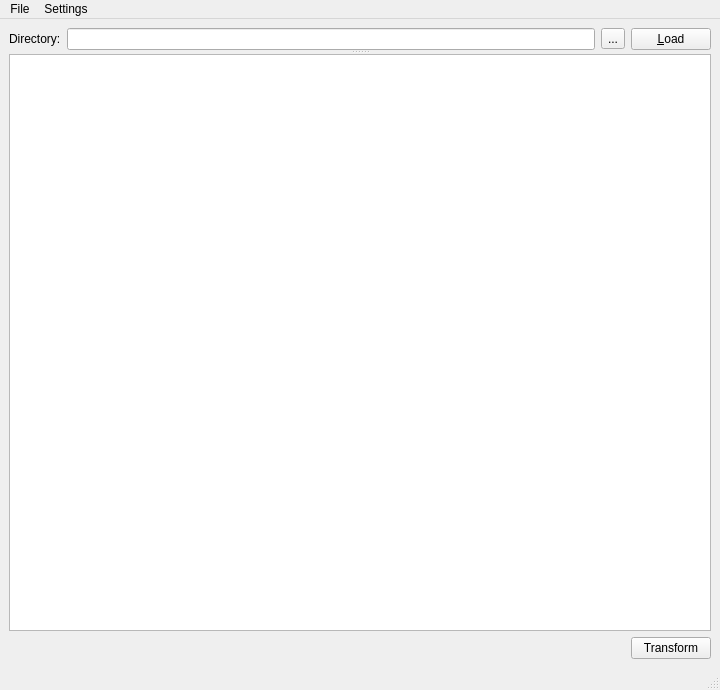
<?xml version="1.0" encoding="UTF-8"?>
<ui version="4.0">
 <class>CMainWindow</class>
 <widget class="QMainWindow" name="CMainWindow">
  <property name="geometry">
   <rect>
    <x>0</x>
    <y>0</y>
    <width>720</width>
    <height>690</height>
   </rect>
  </property>
  <property name="windowTitle">
   <string>Automatic File Renamer</string>
  </property>
  <property name="windowIcon">
   <iconset resource="application.qrc">
    <normaloff>:/resources/rename.png</normaloff>:/resources/rename.png</iconset>
  </property>
  <widget class="QWidget" name="centralwidget">
   <layout class="QGridLayout" name="gridLayout">
    <item row="0" column="0" colspan="2">
     <widget class="QSplitter" name="splitter">
      <property name="orientation">
       <enum>Qt::Vertical</enum>
      </property>
      <widget class="QWidget" name="layoutWidget">
       <layout class="QHBoxLayout" name="horizontalLayout_2">
        <item>
         <widget class="QLabel" name="label">
          <property name="text">
           <string>Directory:</string>
          </property>
         </widget>
        </item>
        <item>
         <widget class="CDelayLineEdit" name="directory">
          <property name="sizePolicy">
           <sizepolicy hsizetype="Expanding" vsizetype="Fixed">
            <horstretch>0</horstretch>
            <verstretch>0</verstretch>
           </sizepolicy>
          </property>
         </widget>
        </item>
        <item>
         <widget class="QToolButton" name="btnSelectDir">
          <property name="text">
           <string>...</string>
          </property>
          <property name="icon">
           <iconset resource="application.qrc">
            <normaloff>:/resources/open.png</normaloff>:/resources/open.png</iconset>
          </property>
         </widget>
        </item>
        <item>
         <widget class="QPushButton" name="btnLoad">
          <property name="text">
           <string>&amp;Load</string>
          </property>
         </widget>
        </item>
       </layout>
      </widget>
      <widget class="QTreeView" name="files">
       <property name="sizePolicy">
        <sizepolicy hsizetype="Expanding" vsizetype="Expanding">
         <horstretch>0</horstretch>
         <verstretch>2</verstretch>
        </sizepolicy>
       </property>
       <property name="editTriggers">
        <set>QAbstractItemView::NoEditTriggers</set>
       </property>
       <property name="alternatingRowColors">
        <bool>true</bool>
       </property>
       <property name="sortingEnabled">
        <bool>true</bool>
       </property>
      </widget>
     </widget>
    </item>
    <item row="1" column="0">
     <spacer name="horizontalSpacer">
      <property name="orientation">
       <enum>Qt::Horizontal</enum>
      </property>
      <property name="sizeHint" stdset="0">
       <size>
        <width>612</width>
        <height>20</height>
       </size>
      </property>
     </spacer>
    </item>
    <item row="1" column="1">
     <widget class="QPushButton" name="btnTransform">
      <property name="text">
       <string>Transform</string>
      </property>
     </widget>
    </item>
   </layout>
  </widget>
  <widget class="QMenuBar" name="menubar">
   <property name="geometry">
    <rect>
     <x>0</x>
     <y>0</y>
     <width>720</width>
     <height>22</height>
    </rect>
   </property>
   <widget class="QMenu" name="menuFile">
    <property name="title">
     <string>File</string>
    </property>
    <addaction name="actionSetDirectory"/>
    <addaction name="separator"/>
    <addaction name="actionExit"/>
   </widget>
   <widget class="QMenu" name="menuSettings">
    <property name="title">
     <string>Settings</string>
    </property>
    <addaction name="actionExactMatchesOnly"/>
    <addaction name="actionTreatAsTVShowByDefault"/>
    <addaction name="separator"/>
    <addaction name="actionPreferences"/>
   </widget>
   <addaction name="menuFile"/>
   <addaction name="menuSettings"/>
  </widget>
  <widget class="QStatusBar" name="statusbar"/>
  <action name="actionSetDirectory">
   <property name="text">
    <string>Set &amp;Directory...</string>
   </property>
  </action>
  <action name="actionExit">
   <property name="text">
    <string>E&amp;xit</string>
   </property>
  </action>
  <action name="actionExactMatchesOnly">
   <property name="checkable">
    <bool>true</bool>
   </property>
   <property name="text">
    <string>Exact Matches Only?</string>
   </property>
  </action>
  <action name="actionTreatAsTVShowByDefault">
   <property name="checkable">
    <bool>true</bool>
   </property>
   <property name="text">
    <string>Treat as TV Show by Default?</string>
   </property>
  </action>
  <action name="actionPreferences">
   <property name="text">
    <string>Preferences</string>
   </property>
  </action>
 </widget>
 <customwidgets>
  <customwidget>
   <class>CDelayLineEdit</class>
   <extends>QLineEdit</extends>
   <header>SABUtils/DelayLineEdit.h</header>
  </customwidget>
 </customwidgets>
 <tabstops>
  <tabstop>directory</tabstop>
  <tabstop>btnSelectDir</tabstop>
  <tabstop>btnLoad</tabstop>
  <tabstop>files</tabstop>
  <tabstop>btnTransform</tabstop>
 </tabstops>
 <resources>
  <include location="application.qrc"/>
 </resources>
 <connections>
  <connection>
   <sender>actionExit</sender>
   <signal>triggered()</signal>
   <receiver>CMainWindow</receiver>
   <slot>close()</slot>
   <hints>
    <hint type="sourcelabel">
     <x>-1</x>
     <y>-1</y>
    </hint>
    <hint type="destinationlabel">
     <x>399</x>
     <y>299</y>
    </hint>
   </hints>
  </connection>
 </connections>
</ui>
